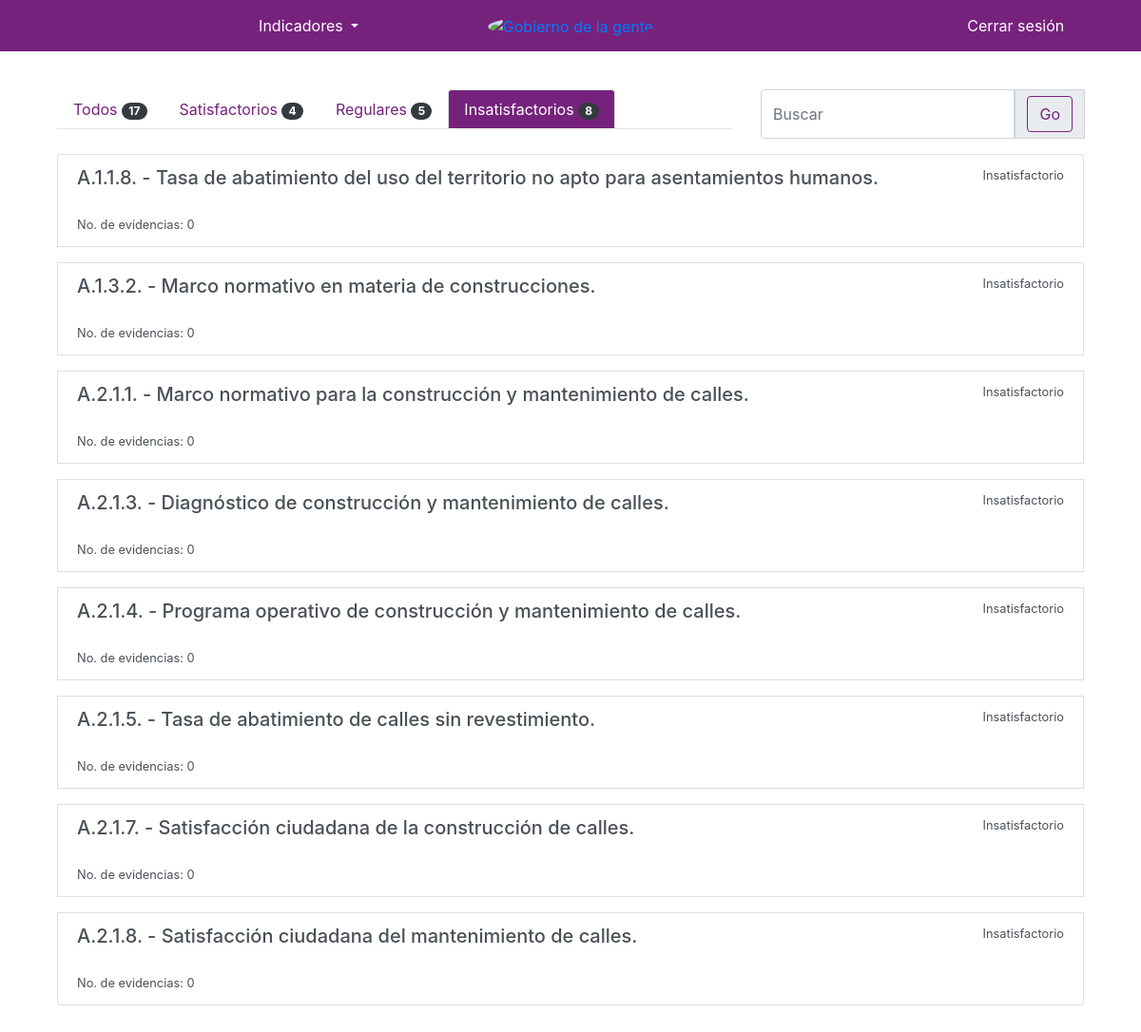
/indicadores/pesimo/ (signed in), run on the app's committed database.
### indicadores/models.py (models this page shows)
class Indicador(models.Model):
    indicador = models.CharField(max_length=10)
    nombre = models.TextField()
    descripcion = models.TextField(blank=True, null=True)
    metodo_calculo = models.TextField(blank=True, null=True)
    nivel = models.CharField(max_length=15, choices=choices_nivel, blank=True, null=True)
    dimension = models.CharField(max_length=144, blank=True, null=True)
    criterios_evaluacion = models.TextField(blank=True, null=True)
    area = models.ForeignKey(User, related_name='indicadores', on_delete=models.CASCADE)
    status = models.CharField(max_length=15, choices=choices_status)
    created = models.DateTimeField(auto_now_add=True)
    updated = models.DateTimeField(auto_now=True)
    evidencia = models.FileField(upload_to="evidencias/archivos/", blank=True, null=True)
    def __str__(self):
        return self.indicador + ' - ' + self.nombre
    def get_absolute_url(self):
        return reverse('indicadores:detail', kwargs={'pk':self.pk})

### indicadores/views.py (the view)
# urls.py: path('pesimo/', PesimoList.as_view(), name="pesimo"),
class PesimoList(views.View):
    def get(self, request):
        print("LLEGO A ROJO")
        template_name = "indicadores/indicador_list.html"
        q = request.GET.get('q')
        indicadores = Indicador.objects.filter(area=request.user, status="Insatisfactorio")
        if q:
            indicadores = Indicador.objects.filter(Q(area=request.user),
                                                   Q(status="Insatisfactorio"),
                                                   Q(nombre__icontains=q) |
                                                   Q(indicador__icontains=q) |
                                                   Q(descripcion__icontains=q)).distinct()
        total = len(Indicador.objects.filter(area=request.user))
        verde = len(Indicador.objects.filter(area=request.user, status="Satisfactorio"))
        amarillo = len(Indicador.objects.filter(area=request.user, status="Regular"))
        rojo = len(Indicador.objects.filter(area=request.user, status="Insatisfactorio"))
        context = {'indicadores': indicadores,
                   'tab': 'red',
                   'total': total,
                   'verde': verde,
                   'amarillo': amarillo,
                   'rojo': rojo
                   }
        return render(request, template_name, context)

### indicadores/templates/indicadores/indicador_list.html (shortened to what this page needs)
{% extends 'base.html' %}
{% load static %}
{% block content %}
    <div class="container">
        <div class="row">
            <div class="col-md-8">
                <ul class="nav nav-tabs d-flex justify-content-start margin-bottom-small">
              <li class="nav-item">
                <a class="nav-link {% if tab == "all" %} active {% endif %}" href="{% url 'indicadores:list' %}">Todos
                <span class="badge badge-pill badge-dark">{{ total }}</span></a>
              </li>
              <li class="nav-item">
                <a class="nav-link {% if tab == "green" %} active {% endif %}" href="{% url 'indicadores:satisfactorio' %}">Satisfactorios
                <span class="badge badge-pill badge-dark">{{ verde }}</span></a>
              </li>
              <li class="nav-item">
                <a class="nav-link {% if tab == "yellow" %} active {% endif %}" href="{% url 'indicadores:regular' %}">Regulares
                <span class="badge badge-pill badge-dark">{{ amarillo }}</span></a>
              </li>
              <li class="nav-item">
                <a class="nav-link {% if tab == "red" %} active {% endif %}" href="{% url 'indicadores:pesimo' %}">Insatisfactorios
                <span class="badge badge-pill badge-dark">{{ rojo }}</span></a>
              </li>
            </ul>
            </div>
            <div class="col-md-4">
                    {% if tab == "all" %}
                        <form action="{% url 'indicadores:list' %}"
                    {% elif tab == "green" %}
                        <form action="{% url 'indicadores:satisfactorio' %}"
                    {% elif tab == "yellow" %}
                        <form action="{% url 'indicadores:regular' %}"
                    {% else %}
                        <form action="{% url 'indicadores:pesimo' %}"
                    {% endif %}
                    method="get" class="d-flex flex-row">
                        <div class="input-group mb-3">
                            <input type="text" class="form-control" placeholder="Buscar" name="q" value="{{ request.GET.q }}" aria-label="Nombre de Usuario" aria-describedby="basic-addon1" >
                            <div class="input-group-prepend">
                                <span class="input-group-text" id="basic-addon1">
                                   <input class="btn btn-outline-primary " type="submit" name="submit" value="Go">
                                </span>
                            </div>
                        </div>
                </form>
            </div>
        </div>
        <div class="row">
            <div class="col-md-12">
                <div class="list-group">
                    {% for indicador in indicadores %}
                        <a href="{{ indicador.get_absolute_url }}" class="list-group-item margin-bottom-small list-group-item-action flex-column aligm-items-start
                          {% if indicador.status == 'Satisfactorio' %}
                          green-hover
                          {% elif indicador.status == 'Regular' %}
                           yellow-hover
                            {% else %}
                            red-hover
                            {% endif %}">
                            <div class="d-flex justify-content-between">
                                <h5>{{ indicador }}</h5>
                                <small>{{ indicador.status }}</small>
                            </div>
                            <small> No. de evidencias: {{ indicador.evidencias.count }}</small>
                        </a>
                    {% endfor %}
                </div>
            </div>
        </div>
    </div>
{% endblock %}

### static/css/styles.css (style rules this page uses)
.margin-bottom-small { margin-bottom: 2vh !important; }
.btn-outline-primary { color: #76227c; background: transparent none; border-color: #76227c; }
.active { background-color: #76227c !important; color: #FFFFFF !important; }
.nav-item > a { color: #76227c !important; }
.nav-item > a.active { color: #FFFFFF !important; }

### data on the page
Indicador: indicador+nombre "A.1.1.8. - Tasa de abatimiento del uso del territorio no apto para asentamientos humanos.", status "Insatisfactorio", evidencias.count "0"
Indicador: indicador+nombre "A.1.3.2. - Marco normativo en materia de construcciones.", status "Insatisfactorio", evidencias.count "0"
Indicador: indicador+nombre "A.2.1.1. - Marco normativo para la construcción y mantenimiento de calles.", status "Insatisfactorio", evidencias.count "0"
Indicador: indicador+nombre "A.2.1.3. - Diagnóstico de construcción y mantenimiento de calles.", status "Insatisfactorio", evidencias.count "0"
Indicador: indicador+nombre "A.2.1.4. - Programa operativo de construcción y mantenimiento de calles.", status "Insatisfactorio", evidencias.count "0"
Indicador: indicador+nombre "A.2.1.5. - Tasa de abatimiento de calles sin revestimiento.", status "Insatisfactorio", evidencias.count "0"
Indicador: indicador+nombre "A.2.1.7. - Satisfacción ciudadana de la construcción de calles.", status "Insatisfactorio", evidencias.count "0"
Indicador: indicador+nombre "A.2.1.8. - Satisfacción ciudadana del mantenimiento de calles.", status "Insatisfactorio", evidencias.count "0"

### other printed values
{{ total }} "17"
{{ verde }} "4"
{{ amarillo }} "5"
{{ rojo }} "8"
